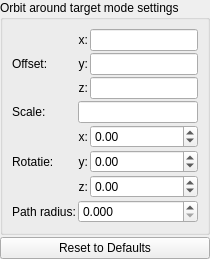
                   <widget class="QWidget" name="page_fake_lights_orbit_target">
                    <layout class="QVBoxLayout" name="verticalLayout_orbit_target">
                     <property name="spacing">
                      <number>2</number>
                     </property>
                     <property name="leftMargin">
                      <number>0</number>
                     </property>
                     <property name="topMargin">
                      <number>0</number>
                     </property>
                     <property name="rightMargin">
                      <number>0</number>
                     </property>
                     <property name="bottomMargin">
                      <number>0</number>
                     </property>
                     <item>
                      <widget class="QGroupBox" name="groupBox_fake_lights_orbit_target">
                       <property name="title">
                        <string>Orbit around target mode settings</string>
                       </property>
                       <layout class="QGridLayout" name="gridLayout_orbit_target">
                        <property name="spacing">
                         <number>2</number>
                        </property>
                        <item row="0" column="0" rowspan="3">
                         <widget class="QLabel" name="label_orbit_target_offset">
                          <property name="text">
                           <string>Offset:</string>
                          </property>
                         </widget>
                        </item>
                        <item row="0" column="1">
                         <widget class="QLabel" name="label_orbit_target_offset_x">
                          <property name="text">
                           <string>x:</string>
                          </property>
                          <property name="alignment">
                           <set>Qt::AlignRight|Qt::AlignTrailing|Qt::AlignVCenter</set>
                          </property>
                         </widget>
                        </item>
                        <item row="0" column="2">
                         <widget class="MyLineEdit" name="vect3_fake_lights_orbit_target_offset_x"></widget>
                        </item>
                        <item row="1" column="1">
                         <widget class="QLabel" name="label_orbit_target_offset_y">
                          <property name="text">
                           <string>y:</string>
                          </property>
                          <property name="alignment">
                           <set>Qt::AlignRight|Qt::AlignTrailing|Qt::AlignVCenter</set>
                          </property>
                         </widget>
                        </item>
                        <item row="1" column="2">
                         <widget class="MyLineEdit" name="vect3_fake_lights_orbit_target_offset_y"></widget>
                        </item>
                        <item row="2" column="1">
                         <widget class="QLabel" name="label_orbit_target_offset_z">
                          <property name="text">
                           <string>z:</string>
                          </property>
                          <property name="alignment">
                           <set>Qt::AlignRight|Qt::AlignTrailing|Qt::AlignVCenter</set>
                          </property>
                         </widget>
                        </item>
                        <item row="2" column="2">
                         <widget class="MyLineEdit" name="vect3_fake_lights_orbit_target_offset_z"></widget>
                        </item>
                        <item row="3" column="0">
                         <widget class="QLabel" name="label_orbit_target_scale">
                          <property name="text">
                           <string>Scale:</string>
                          </property>
                         </widget>
                        </item>
                        <item row="3" column="1" colspan="2">
                         <widget class="MyLineEdit" name="logedit_fake_lights_orbit_target_scale"></widget>
                        </item>
                        <item row="4" column="0" rowspan="3">
                         <widget class="QLabel" name="label_orbit_target_rotation">
                          <property name="text">
                           <string>Rotatie:</string>
                          </property>
                         </widget>
                        </item>
                        <item row="4" column="1">
                         <widget class="QLabel" name="label_orbit_target_rotation_x">
                          <property name="text">
                           <string>x:</string>
                          </property>
                          <property name="alignment">
                           <set>Qt::AlignRight|Qt::AlignTrailing|Qt::AlignVCenter</set>
                          </property>
                         </widget>
                        </item>
                        <item row="4" column="2">
                         <widget class="MyDoubleSpinBox" name="spinboxd3_fake_lights_orbit_target_rotation_x">
                          <property name="decimals">
                           <number>2</number>
                          </property>
                          <property name="minimum">
                           <double>-36000.000000000000000</double>
                          </property>
                          <property name="maximum">
                           <double>36000.000000000000000</double>
                          </property>
                          <property name="singleStep">
                           <double>0.100000000000000</double>
                          </property>
                         </widget>
                        </item>
                        <item row="5" column="1">
                         <widget class="QLabel" name="label_orbit_target_rotation_y">
                          <property name="text">
                           <string>y:</string>
                          </property>
                          <property name="alignment">
                           <set>Qt::AlignRight|Qt::AlignTrailing|Qt::AlignVCenter</set>
                          </property>
                         </widget>
                        </item>
                        <item row="5" column="2">
                         <widget class="MyDoubleSpinBox" name="spinboxd3_fake_lights_orbit_target_rotation_y">
                          <property name="decimals">
                           <number>2</number>
                          </property>
                          <property name="minimum">
                           <double>-36000.000000000000000</double>
                          </property>
                          <property name="maximum">
                           <double>36000.000000000000000</double>
                          </property>
                          <property name="singleStep">
                           <double>0.100000000000000</double>
                          </property>
                         </widget>
                        </item>
                        <item row="6" column="1">
                         <widget class="QLabel" name="label_orbit_target_rotation_z">
                          <property name="text">
                           <string>z:</string>
                          </property>
                          <property name="alignment">
                           <set>Qt::AlignRight|Qt::AlignTrailing|Qt::AlignVCenter</set>
                          </property>
                         </widget>
                        </item>
                        <item row="6" column="2">
                         <widget class="MyDoubleSpinBox" name="spinboxd3_fake_lights_orbit_target_rotation_z">
                          <property name="decimals">
                           <number>2</number>
                          </property>
                          <property name="minimum">
                           <double>-36000.000000000000000</double>
                          </property>
                          <property name="maximum">
                           <double>36000.000000000000000</double>
                          </property>
                          <property name="singleStep">
                           <double>0.100000000000000</double>
                          </property>
                         </widget>
                        </item>
                        <item row="7" column="0">
                         <widget class="QLabel" name="label_orbit_target_radius">
                          <property name="text">
                           <string>Path radius:</string>
                          </property>
                         </widget>
                        </item>
                        <item row="7" column="1" colspan="2">
                         <widget class="MyDoubleSpinBox" name="spinbox_fake_lights_orbit_target_path_radius">
                          <property name="decimals">
                           <number>3</number>
                          </property>
                          <property name="minimum">
                           <double>0.000000000000000</double>
                          </property>
                          <property name="maximum">
                           <double>10000.000000000000000</double>
                          </property>
                          <property name="singleStep">
                           <double>0.100000000000000</double>
                          </property>
                         </widget>
                        </item>
                       </layout>
                      </widget>
                     </item>
                     <item>
                      <widget class="QPushButton" name="pushButton_reset_orbit_target">
                       <property name="text">
                        <string>Reset to Defaults</string>
                       </property>
                      </widget>
                     </item>
                    </layout>
                   </widget>
